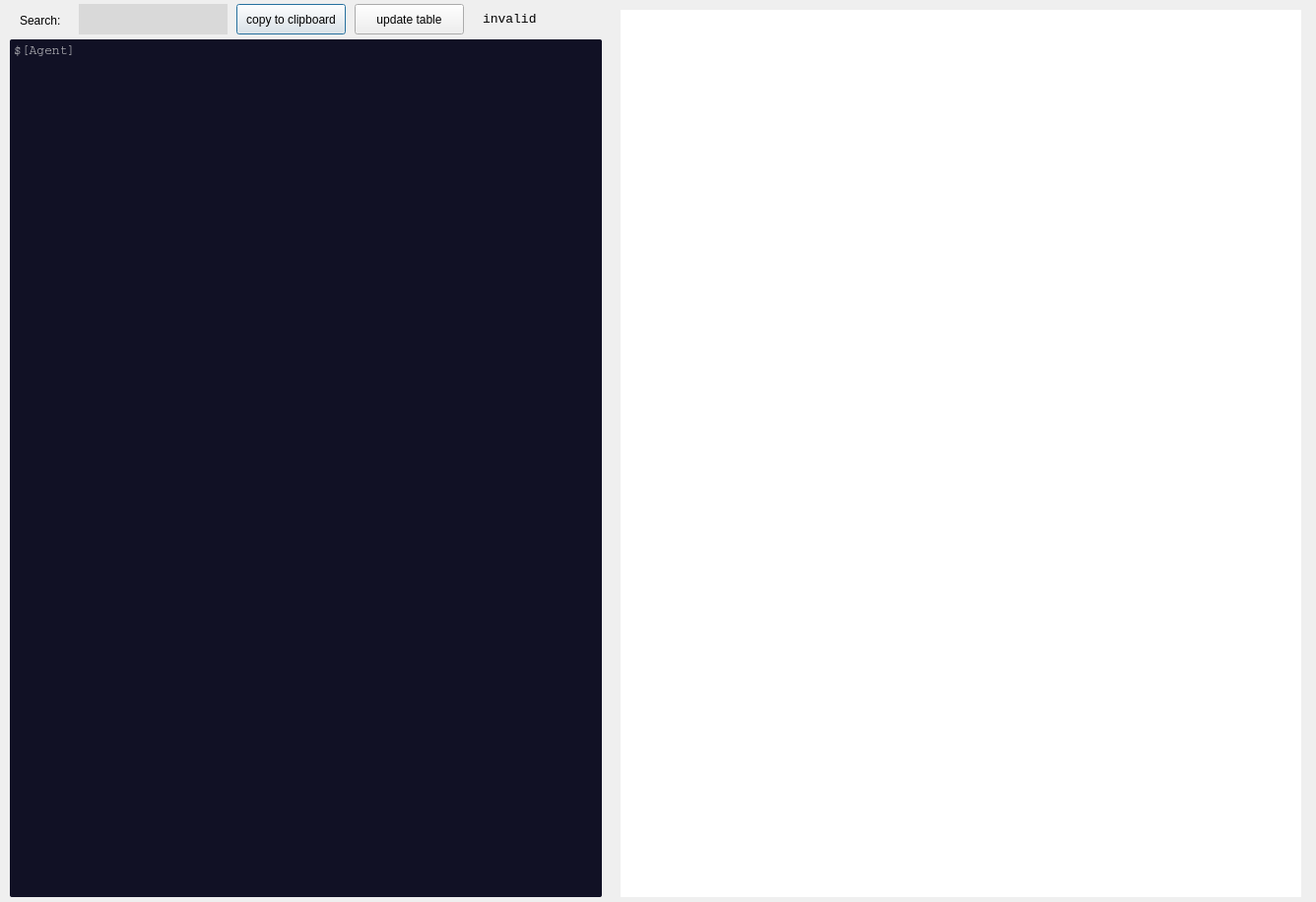
<?xml version="1.0" encoding="UTF-8"?>
<ui version="4.0">
 <class>Dialog</class>
 <widget class="QDialog" name="Dialog">
  <property name="windowModality">
   <enum>Qt::NonModal</enum>
  </property>
  <property name="geometry">
   <rect>
    <x>0</x>
    <y>0</y>
    <width>1336</width>
    <height>916</height>
   </rect>
  </property>
  <property name="windowTitle">
   <string>Settings</string>
  </property>
  <property name="styleSheet">
   <string notr="true"/>
  </property>
  <widget class="QPlainTextEdit" name="textEdit">
   <property name="geometry">
    <rect>
     <x>10</x>
     <y>40</y>
     <width>601</width>
     <height>871</height>
    </rect>
   </property>
   <property name="font">
    <font>
     <family>Courier</family>
     <pointsize>10</pointsize>
    </font>
   </property>
   <property name="styleSheet">
    <string notr="true">background-color: rgb(17, 17, 37);
color: rgb(186, 186, 190);
border-radius: 2px;</string>
   </property>
   <property name="verticalScrollBarPolicy">
    <enum>Qt::ScrollBarAlwaysOff</enum>
   </property>
   <property name="horizontalScrollBarPolicy">
    <enum>Qt::ScrollBarAsNeeded</enum>
   </property>
   <property name="lineWrapMode">
    <enum>QPlainTextEdit::NoWrap</enum>
   </property>
   <property name="plainText">
    <string>$[Agent]</string>
   </property>
   <property name="tabStopWidth">
    <number>30</number>
   </property>
  </widget>
  <widget class="QLabel" name="validLabel">
   <property name="geometry">
    <rect>
     <x>490</x>
     <y>4</y>
     <width>91</width>
     <height>31</height>
    </rect>
   </property>
   <property name="font">
    <font>
     <family>Consolas</family>
     <pointsize>10</pointsize>
    </font>
   </property>
   <property name="autoFillBackground">
    <bool>false</bool>
   </property>
   <property name="styleSheet">
    <string notr="true">QLabel{color: black;}</string>
   </property>
   <property name="text">
    <string>invalid</string>
   </property>
  </widget>
  <widget class="QPushButton" name="pushButton">
   <property name="geometry">
    <rect>
     <x>240</x>
     <y>4</y>
     <width>111</width>
     <height>31</height>
    </rect>
   </property>
   <property name="styleSheet">
    <string notr="true"/>
   </property>
   <property name="text">
    <string>copy to clipboard</string>
   </property>
  </widget>
  <widget class="QTableView" name="tableView">
   <property name="geometry">
    <rect>
     <x>630</x>
     <y>10</y>
     <width>691</width>
     <height>901</height>
    </rect>
   </property>
   <property name="sizePolicy">
    <sizepolicy hsizetype="Fixed" vsizetype="Fixed">
     <horstretch>0</horstretch>
     <verstretch>0</verstretch>
    </sizepolicy>
   </property>
   <property name="autoFillBackground">
    <bool>true</bool>
   </property>
   <property name="styleSheet">
    <string notr="true">
</string>
   </property>
   <property name="frameShape">
    <enum>QFrame::NoFrame</enum>
   </property>
   <property name="frameShadow">
    <enum>QFrame::Plain</enum>
   </property>
   <property name="gridStyle">
    <enum>Qt::DotLine</enum>
   </property>
   <property name="sortingEnabled">
    <bool>false</bool>
   </property>
   <attribute name="horizontalHeaderMinimumSectionSize">
    <number>60</number>
   </attribute>
   <attribute name="horizontalHeaderDefaultSectionSize">
    <number>200</number>
   </attribute>
   <attribute name="horizontalHeaderStretchLastSection">
    <bool>true</bool>
   </attribute>
  </widget>
  <widget class="QLineEdit" name="searchEdit">
   <property name="geometry">
    <rect>
     <x>80</x>
     <y>4</y>
     <width>151</width>
     <height>31</height>
    </rect>
   </property>
   <property name="styleSheet">
    <string notr="true">background-color: rgb(217, 217, 217);
color: black;</string>
   </property>
   <property name="frame">
    <bool>false</bool>
   </property>
  </widget>
  <widget class="QLabel" name="label">
   <property name="geometry">
    <rect>
     <x>20</x>
     <y>10</y>
     <width>55</width>
     <height>21</height>
    </rect>
   </property>
   <property name="text">
    <string>Search:</string>
   </property>
  </widget>
  <widget class="QPushButton" name="tableBtn">
   <property name="geometry">
    <rect>
     <x>360</x>
     <y>4</y>
     <width>111</width>
     <height>31</height>
    </rect>
   </property>
   <property name="styleSheet">
    <string notr="true"/>
   </property>
   <property name="text">
    <string>update table</string>
   </property>
  </widget>
  <widget class="QPushButton" name="btnValid">
   <property name="geometry">
    <rect>
     <x>490</x>
     <y>50</y>
     <width>111</width>
     <height>24</height>
    </rect>
   </property>
   <property name="styleSheet">
    <string notr="true">background-color: rgb(247, 247, 247);</string>
   </property>
   <property name="text">
    <string>check validity</string>
   </property>
  </widget>
  <zorder>validLabel</zorder>
  <zorder>pushButton</zorder>
  <zorder>tableView</zorder>
  <zorder>searchEdit</zorder>
  <zorder>label</zorder>
  <zorder>tableBtn</zorder>
  <zorder>btnValid</zorder>
  <zorder>textEdit</zorder>
 </widget>
 <resources/>
 <connections/>
</ui>
